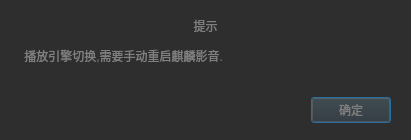
<?xml version="1.0" encoding="UTF-8"?>
<ui version="4.0">
 <class>RestartTip</class>
 <widget class="QDialog" name="RestartTip">
  <property name="geometry">
   <rect>
    <x>0</x>
    <y>0</y>
    <width>411</width>
    <height>140</height>
   </rect>
  </property>
  <property name="windowTitle">
   <string>Dialog</string>
  </property>
  <property name="styleSheet">
   <string notr="true">background-color: rgb(46, 46, 46);
color: rgb(128, 128, 128);</string>
  </property>
  <layout class="QVBoxLayout" name="verticalLayout">
   <item>
    <widget class="QLabel" name="label_2">
     <property name="maximumSize">
      <size>
       <width>16777215</width>
       <height>30</height>
      </size>
     </property>
     <property name="text">
      <string>提示</string>
     </property>
     <property name="alignment">
      <set>Qt::AlignCenter</set>
     </property>
    </widget>
   </item>
   <item>
    <widget class="QLabel" name="label">
     <property name="text">
      <string>    播放引擎切换,需要手动重启麒麟影音.</string>
     </property>
     <property name="alignment">
      <set>Qt::AlignLeading|Qt::AlignLeft|Qt::AlignTop</set>
     </property>
    </widget>
   </item>
   <item>
    <widget class="QFrame" name="frame">
     <property name="maximumSize">
      <size>
       <width>16777215</width>
       <height>40</height>
      </size>
     </property>
     <property name="frameShape">
      <enum>QFrame::NoFrame</enum>
     </property>
     <property name="frameShadow">
      <enum>QFrame::Raised</enum>
     </property>
     <layout class="QHBoxLayout" name="horizontalLayout">
      <property name="leftMargin">
       <number>9</number>
      </property>
      <property name="topMargin">
       <number>0</number>
      </property>
      <property name="bottomMargin">
       <number>0</number>
      </property>
      <item>
       <spacer name="horizontalSpacer">
        <property name="orientation">
         <enum>Qt::Horizontal</enum>
        </property>
        <property name="sizeHint" stdset="0">
         <size>
          <width>286</width>
          <height>20</height>
         </size>
        </property>
       </spacer>
      </item>
      <item>
       <widget class="QPushButton" name="pushButton">
        <property name="minimumSize">
         <size>
          <width>80</width>
          <height>25</height>
         </size>
        </property>
        <property name="text">
         <string>确定</string>
        </property>
       </widget>
      </item>
     </layout>
    </widget>
   </item>
  </layout>
 </widget>
 <resources/>
 <connections/>
</ui>
